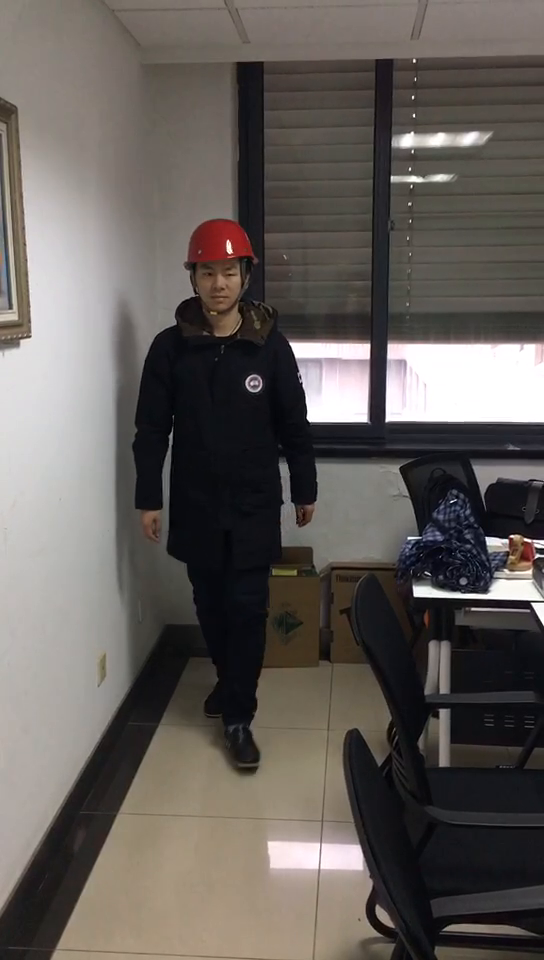
#> input picture frame 20 of demo_scene/video_red0.mp4, 544 x 960 px
$ python i0monitor_video.py
#> lines starting #> are read from the running program, lines starting #| are printed output that depends on the picture; after the words box and inside, x2 and y2 are one past the last pixel; in counts of white or black regions, pixels touching at a corner belong together
import cv2
from imutils.object_detection import non_max_suppression
from imutils import paths
from imutils.video import FileVideoStream
import numpy as np
import os,imutils


cap = FileVideoStream('demo_scene/video_red0.mp4').start()
hog = cv2.HOGDescriptor()
hog.setSVMDetector(cv2.HOGDescriptor_getDefaultPeopleDetector())
frame_index = 0
while True:
    frame = cap.read()
#> frame is the input picture: shape (960, 544, 3); mean B, G, R 89.9, 93.9, 99.5
    frame = imutils.resize(frame, width=min(800, frame.shape[1]))
    (rects, weights) = hog.detectMultiScale(frame, winStride=(8, 8), padding=(8, 8), scale=1.15)
#> rects = [[180, 568, 120, 240]]; weights = [0.343]
    rects = np.array([[x, y, x + w, y + h] for (x, y, w, h) in rects])
#> rects = [[180, 568, 300, 808]]
    pick = non_max_suppression(rects, probs=None, overlapThresh=0.65)
#> pick = [[180, 568, 300, 808]]

    for (x, y, w, h) in pick:
        cv2.rectangle(frame, (x, y), (w, h), (0, 255, 0), 2)
        newpath = os.path.join('myimages/' , str(frame_index) + ".jpg")
        cv2.imwrite(newpath,frame[y:h,x:w])
        frame_index = frame_index + 1
#> this loop made 1 pass
#> (x, y, w, h, frame_index) on pass 1: (180, 568, 300, 808, 1)
#> pass 1, `cv2.imwrite(newpath,frame[y:h,x:w])`:
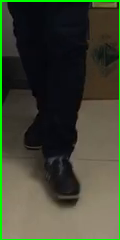
#> saved as 0.jpg: shape (240, 120, 3); mean B, G, R 50.5, 68, 63.6
#> after the loop:
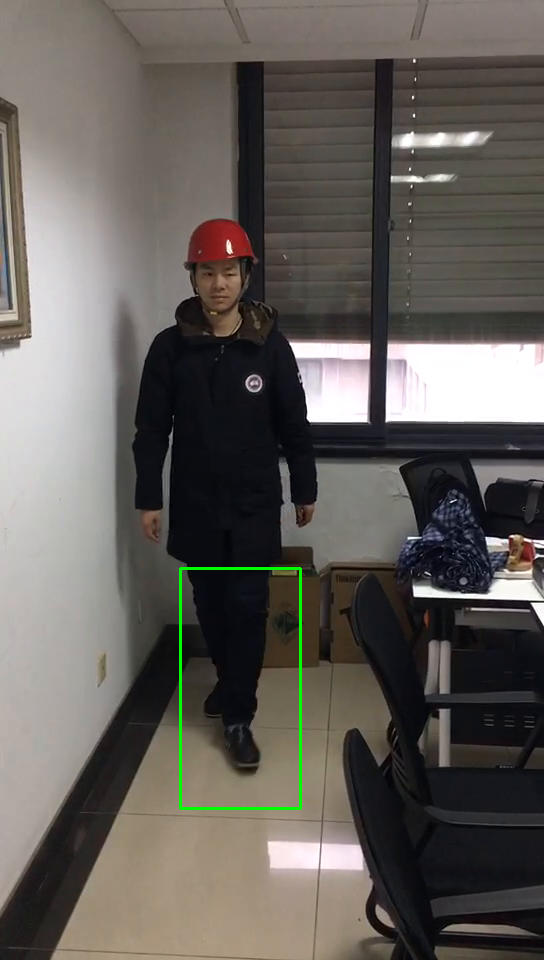
#> frame: shape (960, 544, 3); 0.41% of pixels changed, all inside (x1, y1, x2, y2) = (179, 567, 302, 810)
#> after the loop, frame_index = 1
    cv2.imshow("frame",frame)
    if cv2.waitKey(1) == 27:
#> (key Esc is pressed here)
        break

$ run again, starting later in the video
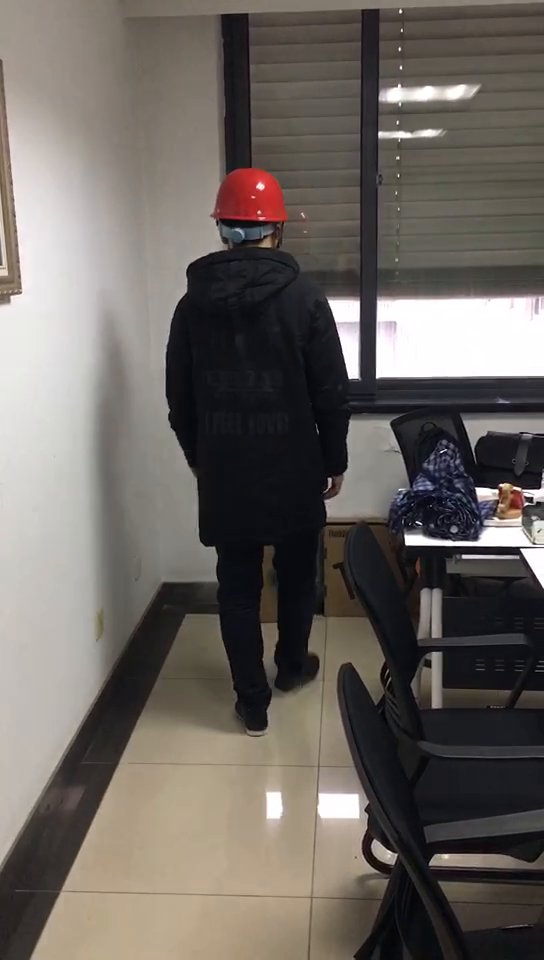
#> input picture frame 160 of demo_scene/video_red0.mp4, 544 x 960 px
#> frame is the input picture: shape (960, 544, 3); mean B, G, R 96.2, 101.3, 107.3
#> `(rects, weights) = hog.detectMultiScale(frame, winStride=(8, 8), paddi..`: rects = [[83, 112, 344, 688]]; weights = [1.2]
#> `rects = np.array([[x, y, x + w, y + h] for (x, y, w, h) in rects])`: rects = [[83, 112, 427, 800]]
#> the loop `for (x, y, w, h) in pick:` made 1 pass
#> (x, y, w, h, frame_index) on pass 1: (83, 112, 427, 800, 1)
#> pass 1, `cv2.imwrite(newpath,frame[y:h,x:w])`:
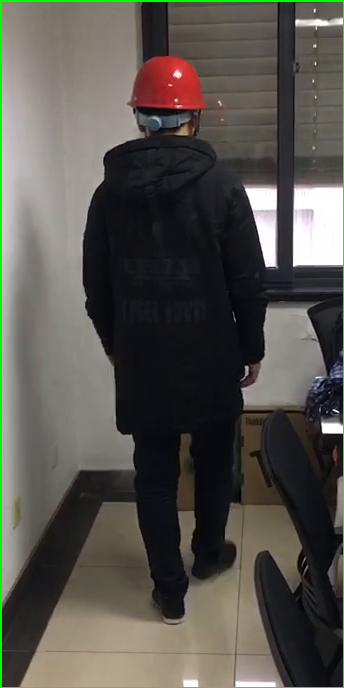
#> saved as 0.jpg: shape (688, 344, 3); mean B, G, R 77.3, 84.1, 86
#> after the loop `for (x, y, w, h) in pick:`:
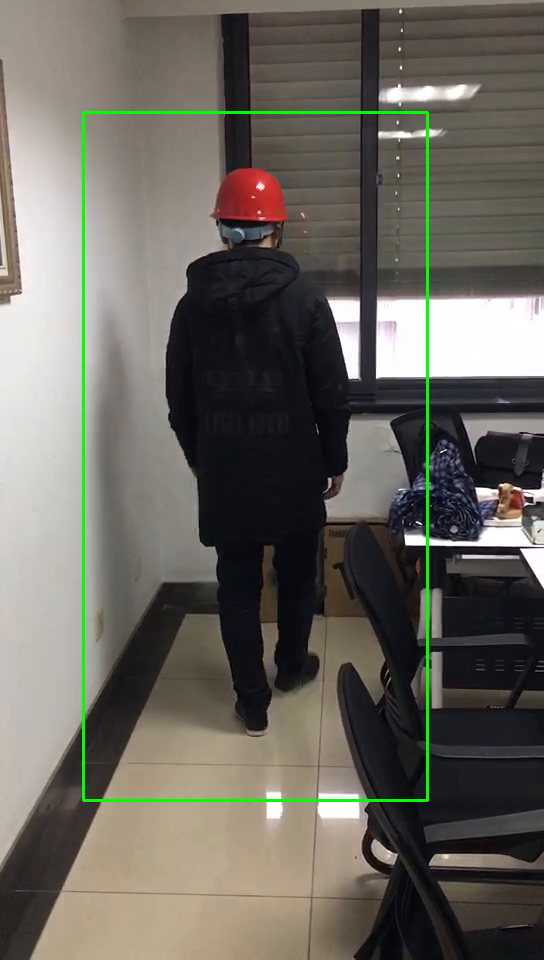
#> frame: shape (960, 544, 3); 1.18% of pixels changed, all inside (x1, y1, x2, y2) = (82, 111, 429, 802)
#> after the loop `for (x, y, w, h) in pick:`: frame_index = 1
